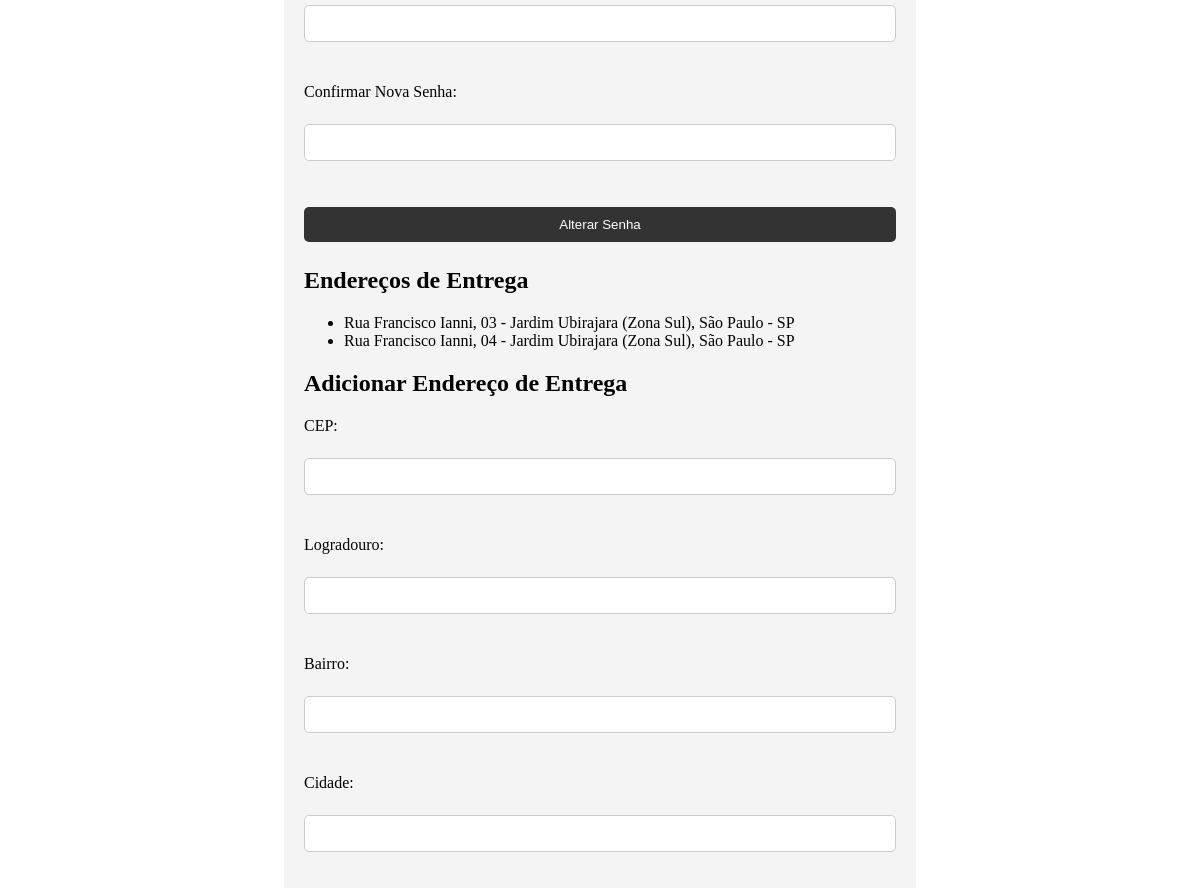
The app's page /dashboard.php (signed in, middle part), older data.
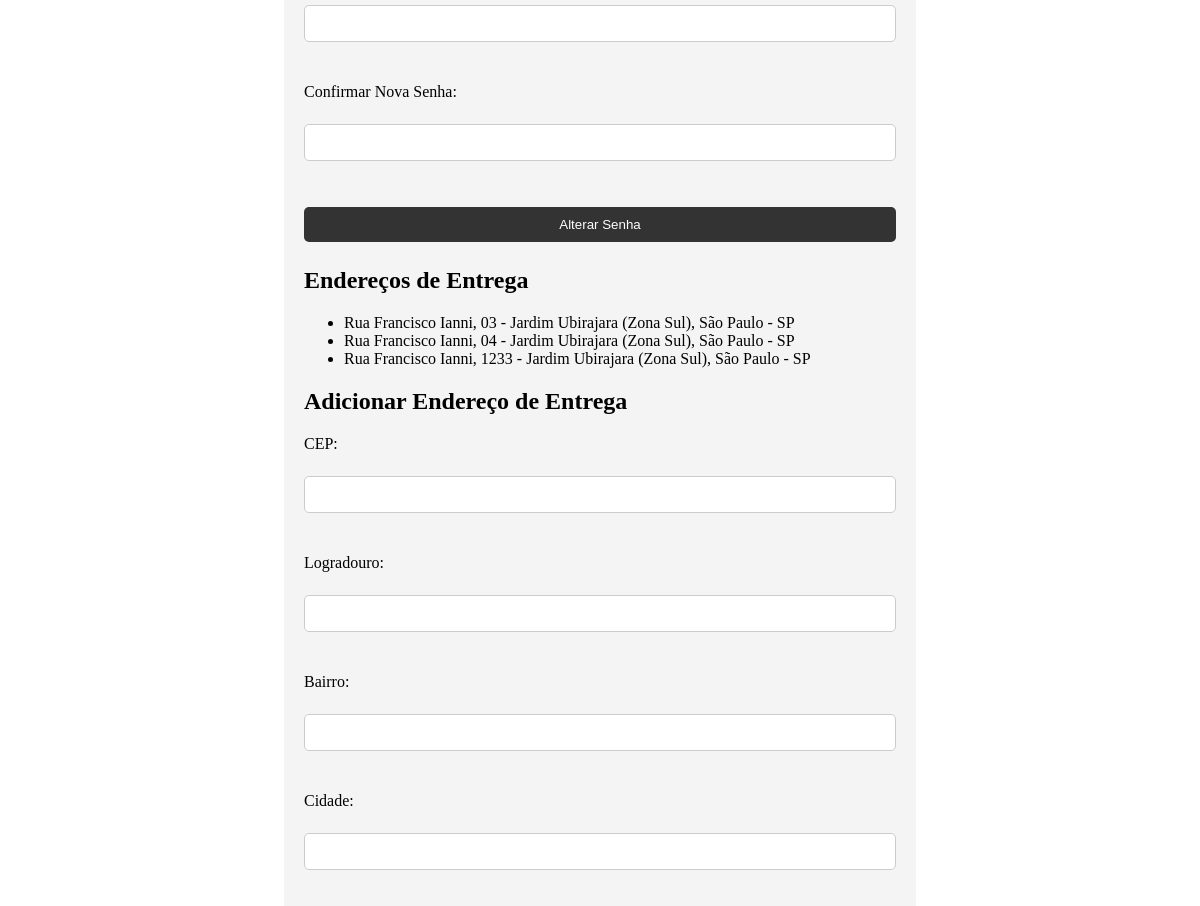
The same page, newer data.
### tables this page shows
CREATE TABLE `endereco` (
  `id` int(11) NOT NULL,
  `usuario_id` bigint(20) NOT NULL,
  `cep` varchar(8) NOT NULL,
  `logradouro` varchar(255) NOT NULL,
  `numero` varchar(10) NOT NULL,
  `complemento` varchar(255) DEFAULT NULL,
  `bairro` varchar(255) NOT NULL,
  `cidade` varchar(255) NOT NULL,
  `uf` varchar(2) NOT NULL,
  `tipo` enum('faturamento','entrega') NOT NULL,
  `padrao` tinyint(1) DEFAULT 0
);

### dashboard.php (the view, shortened to what this page needs)
<?php
include "connectDB.php";
$usuario_id = $_SESSION['usuario_id'];
$sqlEndereco = "SELECT * FROM endereco WHERE usuario_id = ? AND tipo = 'entrega'";
$stmtEndereco = $mysqli->prepare($sqlEndereco);
$stmtEndereco->bind_param("i", $usuario_id);
$stmtEndereco->execute();
$resultEndereco = $stmtEndereco->get_result();
$enderecos = $resultEndereco->fetch_all(MYSQLI_ASSOC);
?>
<!DOCTYPE html>
<html lang="pt-br">
<head>
    <link rel="stylesheet" href="style.css">
</head>
<body>
<div class="container">
    <form action="dashboard.php" method="POST">
        <label for="senha_atual">Senha Atual:</label><br>
        <input type="password" name="senha_atual" id="senha_atual" required><br><br>
        <label for="nova_senha">Nova Senha:</label><br>
        <input type="password" name="nova_senha" id="nova_senha" required><br><br>
        <label for="confirmar_senha">Confirmar Nova Senha:</label><br>
        <input type="password" name="confirmar_senha" id="confirmar_senha" required><br><br>
        <input type="submit" name="alterar_senha" value="Alterar Senha">
    </form>
    <h2>Endereços de Entrega</h2>
    <?php if (count($enderecos) > 0) { ?>
        <ul>
            <?php foreach ($enderecos as $endereco) { ?>
                <li>
                    <?php echo $endereco['logradouro'] . ', ' . $endereco['numero'] . ' - ' . $endereco['bairro'] . ', ' . $endereco['cidade'] . ' - ' . $endereco['uf']; ?>
                </li>
            <?php } ?>
        </ul>
    <?php } else { ?>
        <p>Você não tem endereços de entrega cadastrados.</p>
    <?php } ?>
    <h2>Adicionar Endereço de Entrega</h2>
    <form action="dashboard.php" method="POST">
        <label for="cep">CEP:</label><br>
        <input type="text" name="cep" id="cep" required><br><br>
        <label for="logradouro">Logradouro:</label><br>
        <input type="text" name="logradouro" id="logradouro" required><br><br>
        <label for="bairro">Bairro:</label><br>
        <input type="text" name="bairro" id="bairro" required><br><br>
        <label for="cidade">Cidade:</label><br>
        <input type="text" name="cidade" id="cidade" required><br><br>
        <label for="uf">Estado (UF):</label><br>
        <input type="text" name="uf" id="uf" required><br><br>
        <label for="numero">Número:</label><br>
        <input type="text" name="numero" id="numero" required><br><br>
        <label for="complemento">Complemento:</label><br>
        <input type="text" name="complemento" id="complemento"><br><br>
    </form>
</div>
</body>
</html>

Row changes from the older to the newer data that the page shows:
added endereco: logradouro "Rua Francisco Ianni", numero "1233", bairro "Jardim Ubirajara (Zona Sul)", cidade "São Paulo", uf "SP"
